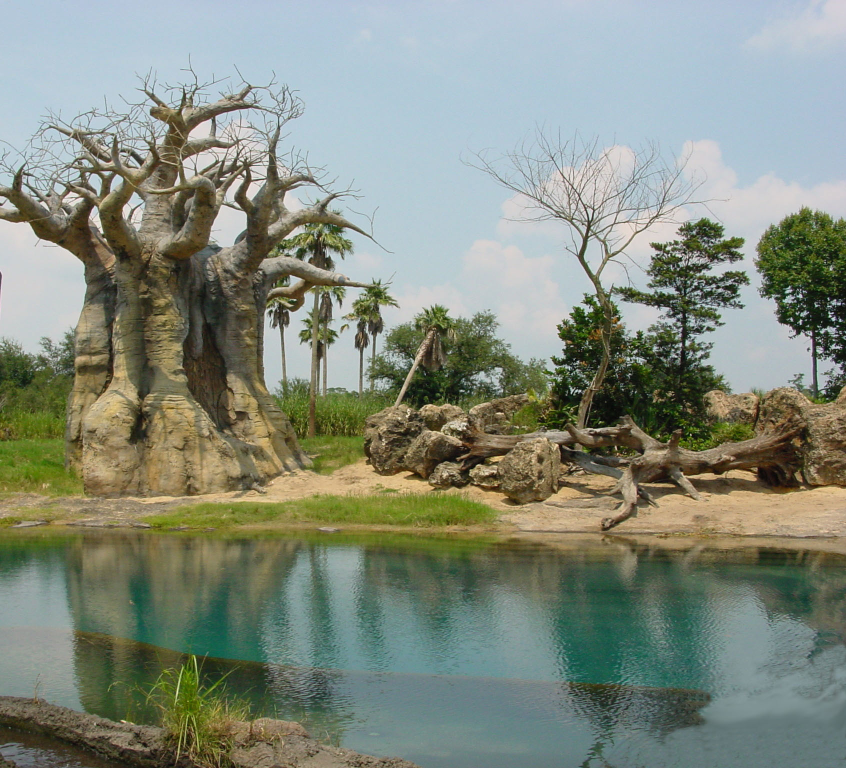
#> input picture landscape.jpg, 1692 x 1536 px (shown at 1/2 size)
$ jupyter execute laboratorio_1.ipynb
#> lines starting #> are read from the running program, lines starting #| are printed output that depends on the picture
[cell 1]
import psutil
import os

# Verificar el uso de CPU del proceso actual
cpu_usage = psutil.Process(os.getpid()).cpu_percent(interval=1)
print(f"Uso de CPU: {cpu_usage}%")

# Problema 1

[cell 2]
import cv2
import numpy as np

def activar_canales(imagen, color):
    #COPIAS DE LA ORIGINAL
    nueva_imagen = np.zeros_like(imagen)

    # Activar canales de color según el valor de `color`
    if color == 1:
        nueva_imagen[:, :, 0] = imagen[:, :, 0]  # Azul
    elif color == 2:
        nueva_imagen[:, :, 1] = imagen[:, :, 1]  # Verde
    elif color == 3:
        nueva_imagen[:, :, 2] = imagen[:, :, 2]  # Rojo
    elif color == 10:
        nueva_imagen[:, :, 1] = imagen[:, :, 1]  # Verde
        nueva_imagen[:, :, 2] = imagen[:, :, 2]  # Rojo
    elif color == 20:
        nueva_imagen[:, :, 0] = imagen[:, :, 0]  # Azul
        nueva_imagen[:, :, 1] = imagen[:, :, 1]  # Verde
    elif color == 30:
        nueva_imagen[:, :, 0] = imagen[:, :, 0]  # Azul
        nueva_imagen[:, :, 2] = imagen[:, :, 2]  # Rojo

    return nueva_imagen

# EJEMPLO
imagen = cv2.imread('landscape.jpg')
#> imagen is the input picture: shape (1536, 1692, 3); mean B, G, R 125.8, 139.2, 131.2

imagen_resultante = activar_canales(imagen, 1)

cv2.imshow('Imagen Resultante', imagen_resultante)
cv2.waitKey(5000)
cv2.destroyAllWindows()

# Problema 2

[cell 3]
import cv2
import numpy as np
from matplotlib import pyplot as plt

def construir_imagen_color(imagen1, imagen2, imagen3):
    # Asegurarse de que todas las imágenes tengan las mismas dimensiones
    height, width = imagen1.shape[:2]
    imagen2 = cv2.resize(imagen2, (width, height))
    imagen3 = cv2.resize(imagen3, (width, height))

    # Crear una imagen en color vacía con las mismas dimensiones que las imágenes en escala de grises
    imagen_color = np.zeros((height, width, 3), dtype=np.uint8)

    # Asignar cada imagen en escala de grises a un canal de color
    imagen_color[:, :, 0] = imagen1  # Canal azul
    imagen_color[:, :, 1] = imagen2  # Canal verde
    imagen_color[:, :, 2] = imagen3  # Canal rojo

    return imagen_color

# Cargar las imágenes en escala de grises
imagen1 = cv2.imread('imagen1_salida_gray_azul.jpg', cv2.IMREAD_GRAYSCALE)
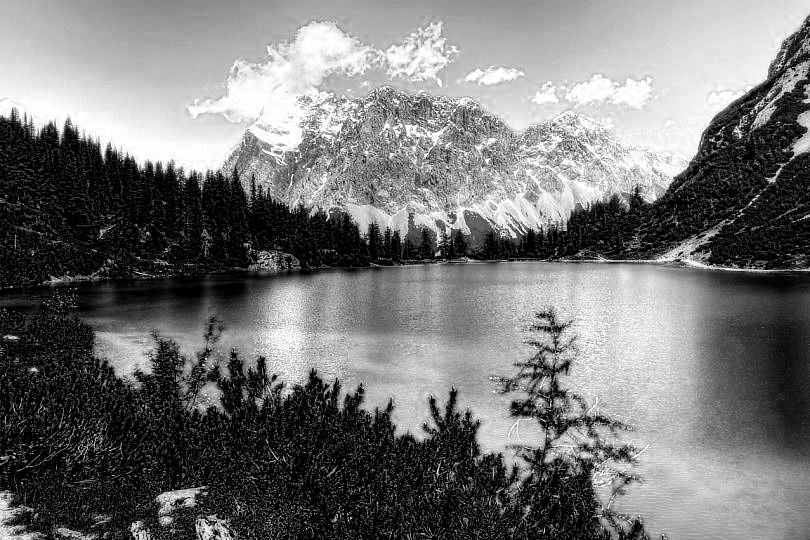
#> input picture imagen1_salida_gray_azul.jpg, 810 x 540 px
#> imagen1 is the input picture: shape (540, 810); min 0, max 255, mean 118.1
imagen2 = cv2.imread('imagen1_salida_gray_verde.jpg', cv2.IMREAD_GRAYSCALE)
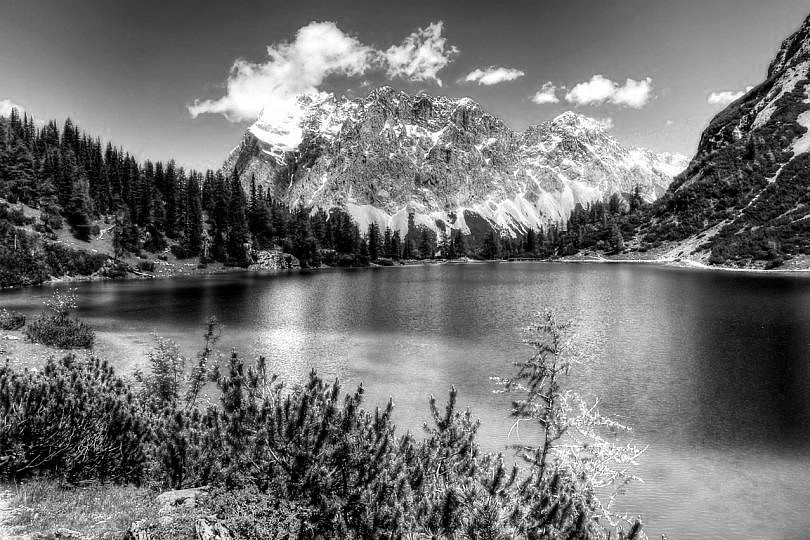
#> input picture imagen1_salida_gray_verde.jpg, 810 x 540 px
#> imagen2 is the input picture: shape (540, 810); min 0, max 255, mean 113.9
imagen3 = cv2.imread('imagen1_salida_gray_rojo.jpg', cv2.IMREAD_GRAYSCALE)
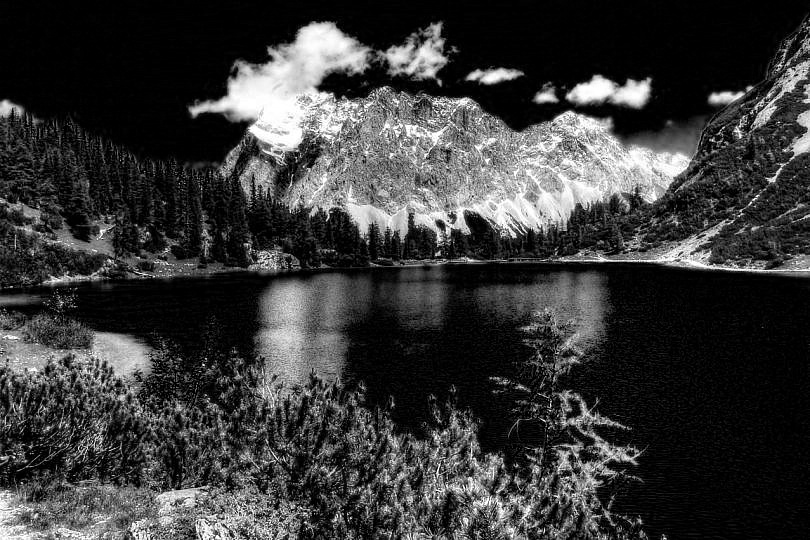
#> input picture imagen1_salida_gray_rojo.jpg, 810 x 540 px
#> imagen3 is the input picture: shape (540, 810); min 0, max 255, mean 57.5

# Verificar que las imágenes se hayan cargado correctamente
if imagen1 is not None and imagen2 is not None and imagen3 is not None:
    # Construir la imagen en color
    imagen_color = construir_imagen_color(imagen1, imagen2, imagen3)

    # Mostrar la imagen en color
    plt.imshow(cv2.cvtColor(imagen_color, cv2.COLOR_BGR2RGB))
    plt.title('Imagen en Color')
    plt.show()
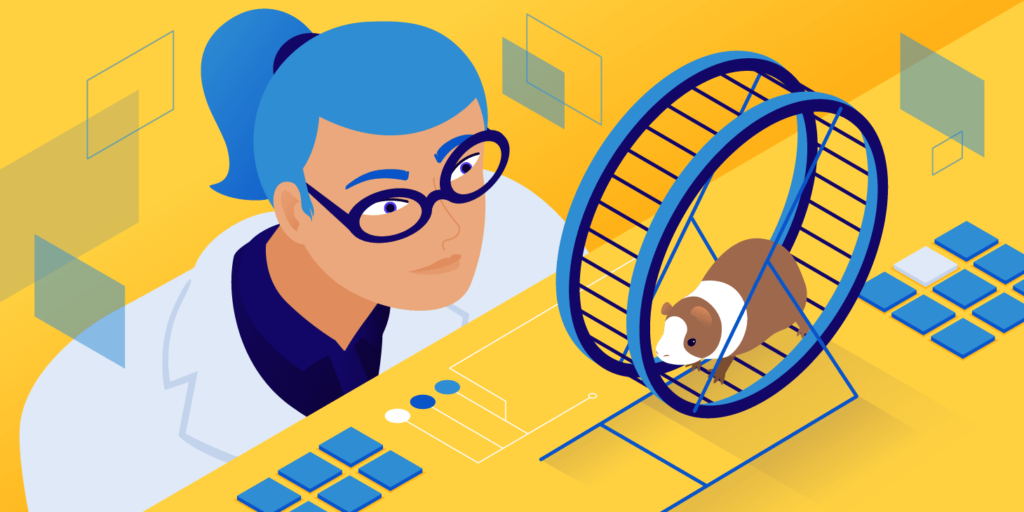
#> input picture test.png, 1024 x 512 px
#> further down, imagen_color is the input picture: shape (512, 1024, 3); mean B, G, R 112.4, 176.2, 195.3
else:
    print("Error al cargar las imágenes.")

# PROBLEMA 3

[cell 4]
import cv2
import numpy as np
from matplotlib import pyplot as plt

def separar_canales(imagen_color):
    # Separeacion de colores
    canal_azul, canal_verde, canal_rojo = cv2.split(imagen_color)
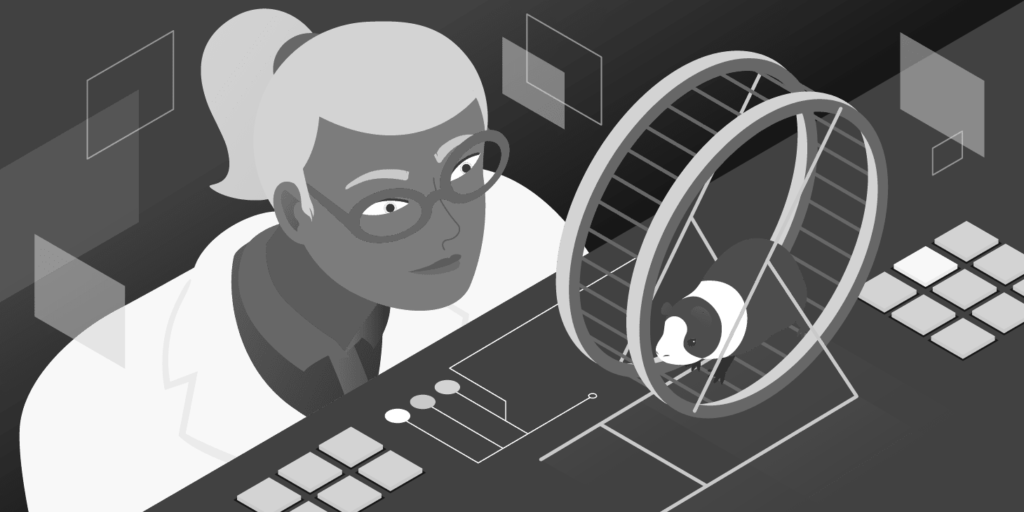
#> canal_azul: shape (512, 1024); min 23, max 255, mean 112.4
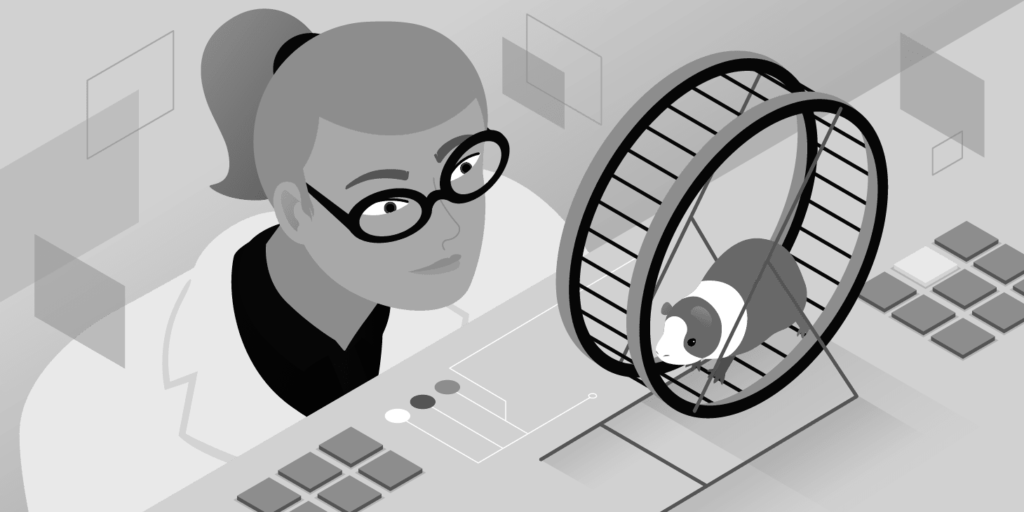
#> canal_verde: shape (512, 1024); min 3, max 255, mean 176.2
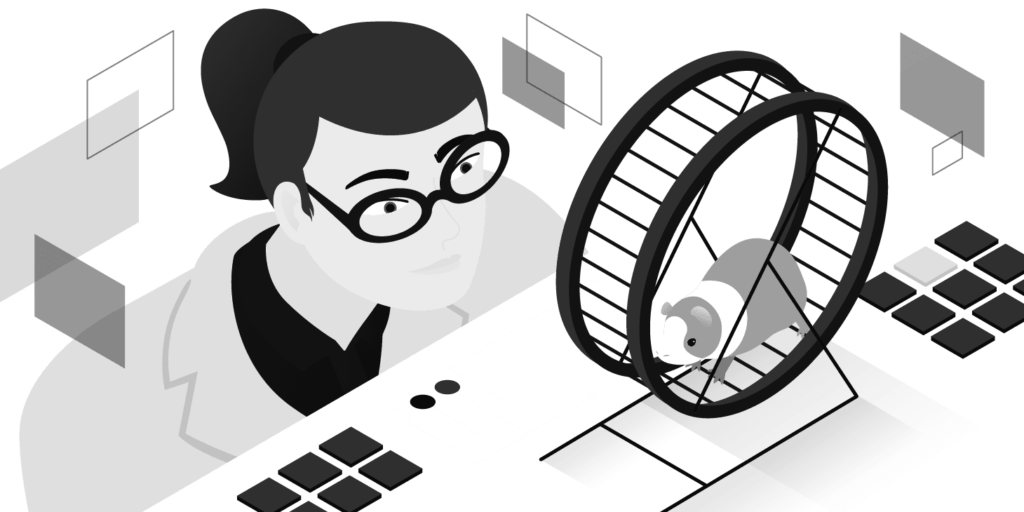
#> canal_rojo: shape (512, 1024); min 10, max 255, mean 195.3

    return canal_azul, canal_verde, canal_rojo

ruta_imagen = 'test.png'
imagen_color = cv2.imread(ruta_imagen)

# Verificaion
if imagen_color is not None:
    # Separar los canales de color
    canal_azul, canal_verde, canal_rojo = separar_canales(imagen_color)

    # escala de grises para cada canal
    plt.subplot(1, 3, 1)
    plt.imshow(canal_azul, cmap='gray')
    plt.title('Canal Azul')

    plt.subplot(1, 3, 2)
    plt.imshow(canal_verde, cmap='gray')
    plt.title('Canal Verde')

    plt.subplot(1, 3, 3)
    plt.imshow(canal_rojo, cmap='gray')
    plt.title('Canal Rojo')

    plt.show()

#Guardar las imagenes.
    cv2.imwrite('canal_azul.jpg', canal_azul)
    cv2.imwrite('canal_verde.jpg', canal_verde)
    cv2.imwrite('canal_rojo.jpg', canal_rojo)
else:
    print("Error al cargar la imagen.")

# PROBLEMA 4}

[cell 5]
import cv2
import numpy as np
from matplotlib import pyplot as plt

def calcular_histograma(imagen, titulo, color='k'):
    # calculo de hisotgrama
    hist, bins = np.histogram(imagen.flatten(), 256, [0, 256])
    media = np.mean(imagen)

    plt.plot(hist, color=color)
    plt.axvline(x=media, color='r', linestyle='dashed', linewidth=1)
    plt.title(titulo)
    plt.xlim([0, 256])
    plt.show()

def mostrar_histogramas(imagen_color):
    # Separacion de canal
    canal_azul, canal_verde, canal_rojo = cv2.split(imagen_color)
#> canal_azul: shape (1536, 1692)
#> canal_verde: shape (1536, 1692)
#> canal_rojo: shape (1536, 1692)
    imagen_gris = (canal_azul.astype(np.float32) + canal_verde.astype(np.float32) + canal_rojo.astype(np.float32)) / 3
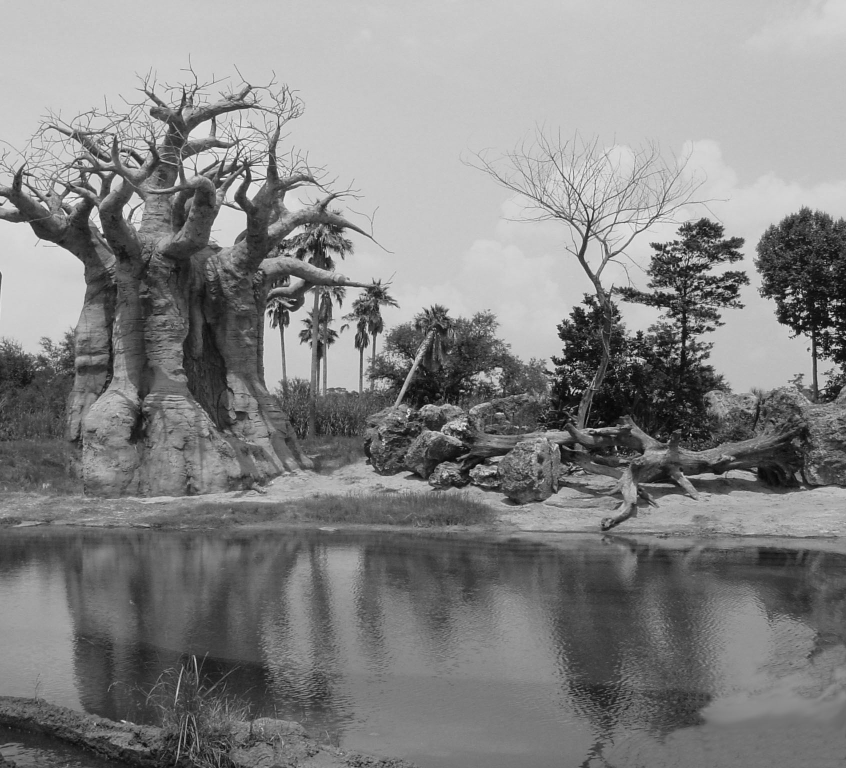
#> imagen_gris: shape (1536, 1692) float32 (shown at 1/2 size); min 0.333, max 249, mean 132.1
    imagen_gris = imagen_gris.astype(np.uint8)

    # Canales de Color
    calcular_histograma(canal_azul, 'Histograma del Canal Azul', 'b')
#> in calcular_histograma, `hist, bins = np.histogram(imagen.flatten(), 256, [0, 256])`: hist = 256 values, max 82204 at index 215, min 0 at index 247, mean 10152; bins = 257 values from 0 to 256
#> in calcular_histograma, `media = np.mean(imagen)`: media = 125.8
    calcular_histograma(canal_verde, 'Histograma del Canal Verde', 'g')
    calcular_histograma(canal_rojo, 'Histograma del Canal Rojo', 'r')
    # Esscala de grises
    calcular_histograma(imagen_gris, 'Histograma de la Imagen en Escala de Grises')
#> call 4 of calcular_histograma, with color = 'k'
#> in calcular_histograma (call 4), `hist, bins = np.histogram(imagen.flatten(), 256, [0, 256])`: hist = 256 values, max 106514 at index 199, min 0 at index 250, mean 10152
#> in calcular_histograma (call 4), `media = np.mean(imagen)`: media = 131.7
#> in calcular_histograma (call 4), `plt.show()`:
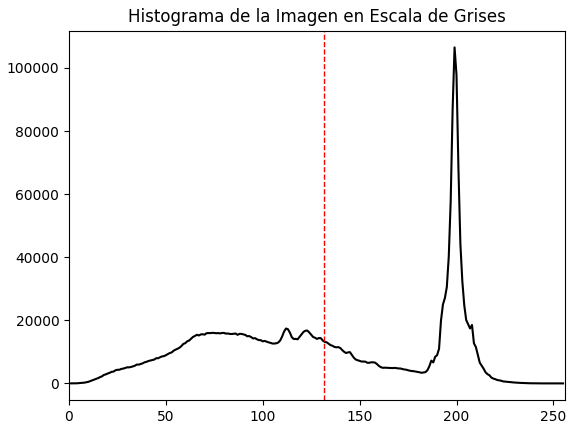
#> figure drawn by matplotlib, 1 panel; curve peaks at x = 199, y = 106514

#imagen a analizar.
ruta_imagen = 'landscape.jpg'
imagen_color = cv2.imread(ruta_imagen)

# Verificador
if imagen_color is not None:
    mostrar_histogramas(imagen_color)
else:
    print("Error al cargar la imagen.")
